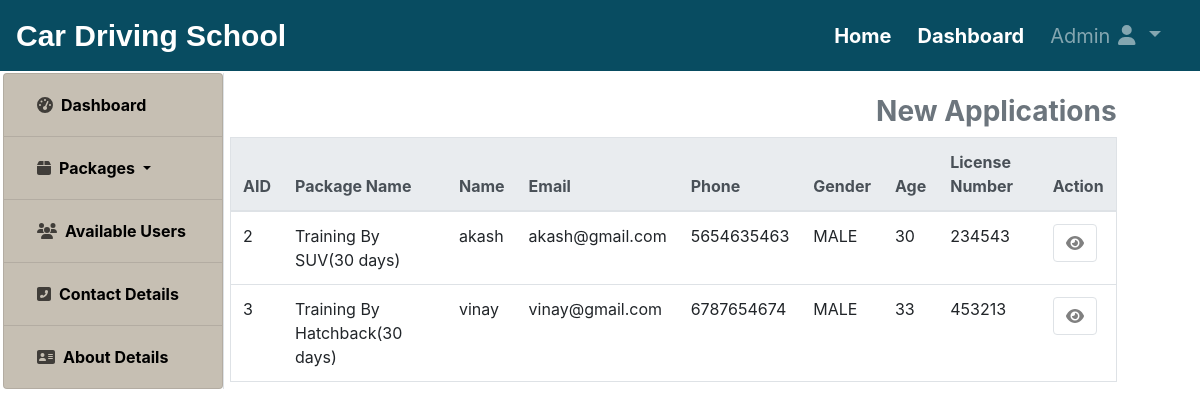
Screenshot of /adminuser/new-application/ (signed in) with the database file from the repository.
### core/models.py (models this page shows)
class applicants_model(models.Model):
    packages=packagemodel.objects.all()
    choice1=[]
    for p in packages:
        choice1.append((p.pname,p.pname))
    choice2=[
        ('09:00AM-10:00AM','09:00AM-10:00AM'),('10:00AM-11:00AM','10:00AM-11:00AM'),('11:00AM-12:00PM','11:00AM-12:00PM'),
        ('12:00PM-01:00PM','12:00AM-01:00PM'),('01:00PM-02:00PM','01:00AM-02:00PM'),('02:00PM-03:00PM','02:00AM-03:00PM'),
        ('03:00PM-04:00PM','03:00AM-04:00PM'),('04:00PM-05:00PM','04:00AM-05:00PM'),('05:00PM-06:00PM','05:00AM-06:00PM'),
    ]
    choice3=[
        ('MALE','MALE'),('FEMALE','FEMALE'),('TRANSGENDER','TRANSGENDER')
    ]
    package=models.CharField(max_length=255,choices=choice1,default=choice1[0])
    start_date=models.DateField()
    timing=models.CharField(max_length=255,choices=choice2,default=choice2[0])
    name=models.CharField(max_length=255)
    email=models.EmailField()
    phone=models.IntegerField()
    gender=models.CharField(max_length=255,choices=choice3,default=choice3[0])
    age=models.IntegerField()
    licenseno=models.IntegerField()
    licensepic=models.FileField()
    address=models.TextField()
    status=models.CharField(max_length=255,default="Pending")

### adminuser/views.py (the view)
# urls.py: path('new-application/',views.new_applications,name="new-application"),
def new_applications(request):
    if request.user.is_authenticated:
        applications=applicants_model.objects.filter(status='Pending')
        return render(request,'adminuser/newapplications.html',{'applications':applications})
    else:
        return HttpResponseRedirect('/')

### adminuser/templates/adminuser/newapplications.html (shortened to what this page needs)
{% extends 'core/base.html' %}
{% load static %}
{% block navbar %}
    {% include 'core/navbar.html' %}
{% endblock navbar %}
{% block content %}
    <div class="container-fluid">
        <div class="row">
            <div class="col-lg-2 col-sm-4 col-md-3" style="left:-13px;">
                {% include 'adminuser/sidebar.html' %}
            </div>
            <div class="col-sm-12 col-md-10" style="top:95px;">
                <div class="container-fluid">
                    <div class="row">
                        <div class="col-md-10 offset-md-4 col-lg-11 offset-lg-0" style="position:absolute;z-index:1;">
                            <h3 class="font-weight-bold text-secondary text-right">New Applications</h3>
                            <table class="table table-hover border">
                                <thead class="thead-light">
                                    <tr>
                                        <th>AID</th>
                                        <th>Package Name</th>
                                        <th>Name</th>
                                        <th>Email</th>
                                        <th>Phone</th>
                                        <th>Gender</th>
                                        <th>Age</th>
                                        <th>License Number</th>
                                        <th>Action</th>
                                    </tr>
                                </thead>
                                <tbody>
                                    {% for application in applications %}
                                        <tr>
                                            <td>{{application.id}}</td>
                                            <td>{{application.package}}</td>
                                            <td>{{application.name}}</td>
                                            <td>{{application.email}}</td>
                                            <td>{{application.phone}}</td>
                                            <td>{{application.gender}}</td>
                                            <td>{{application.age}}</td>
                                            <td>{{application.licenseno}}</td>
                                            <td>
                                                <a href="{% url 'applicant-detail' application.id %}" class="btn border" style="color:grey;"><i class="fas fa-eye"></i></a>
                                            </td>
                                        </tr>
                                    {% endfor %}
                                </tbody>
                            </table>
                        </div>
                    </div>
                </div>
            </div>
        </div>
    </div>
{% endblock content %}

### rows the page displays
applicants_model: id "2", package "Training By SUV(30 days)", name "akash", email "akash@gmail.com", phone "5654635463", gender "MALE", age "30", licenseno "234543"
applicants_model: id "3", package "Training By Hatchback(30 days)", name "vinay", email "vinay@gmail.com", phone "6787654674", gender "MALE", age "33", licenseno "453213"
